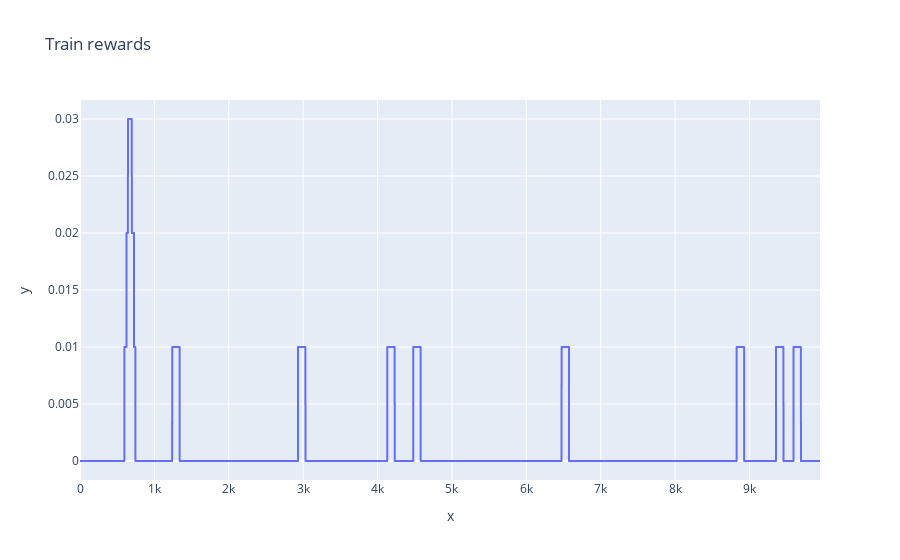

Notebook source saved alongside this figure:
### Code cell
plot_res(train_rewards)

### Figure 1 — Plotly figure (JSON) as saved in the notebook; plotly's stock layout.template omitted (floating-point values rounded to 4 significant figures; data arrays with more than 128 entries replaced by an {"elided": "..."} marker saying what was removed)
{"data": [{"hovertemplate": "x=%{x}<br>y=%{y}<extra></extra>", "legendgroup": "", "line": {"color": "#636efa", "dash": "solid"}, "marker": {"symbol": "circle"}, "mode": "lines", "name": "", "showlegend": false, "type": "scattergl", "x": {"elided": "9949 int values"}, "xaxis": "x", "y": {"elided": "9949 float values"}, "yaxis": "y"}], "layout": {"legend": {"tracegroupgap": 0}, "title": {"text": "Train rewards"}, "xaxis": {"anchor": "y", "domain": [0, 1], "title": {"text": "x"}}, "yaxis": {"anchor": "x", "domain": [0, 1], "title": {"text": "y"}}}}
